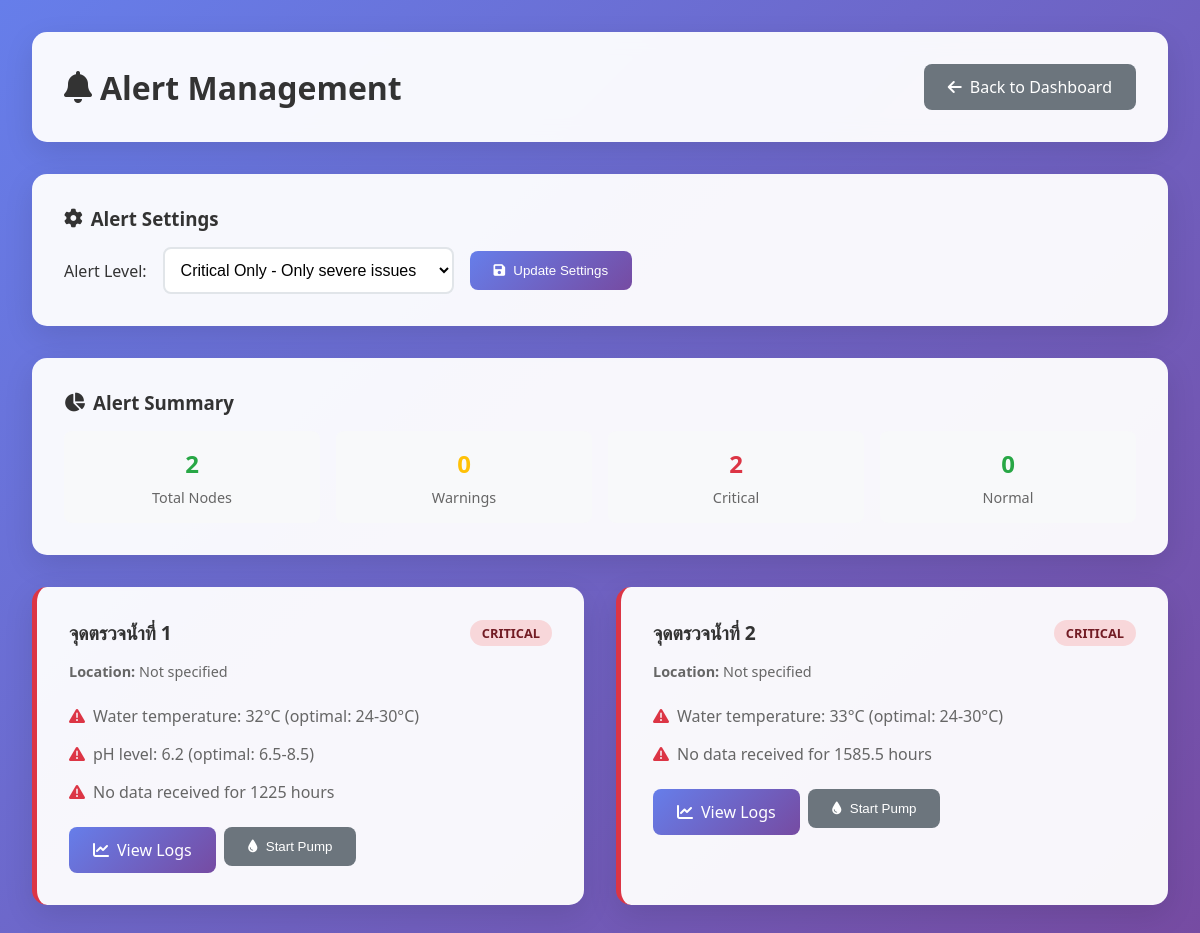
The page /app/alert-management.php (signed in) on the database its author committed.
### tables this page shows
CREATE TABLE `node_farm` (
  `id_node` int(11) NOT NULL COMMENT 'id ของ Node',
  `code_node` varchar(10) NOT NULL COMMENT 'รหัส Node',
  `name_node` varchar(50) NOT NULL COMMENT 'ชื่อโหนด',
  `temp_node` float NOT NULL COMMENT 'อุณหภูมิในอากาศ',
  `hum_node` float NOT NULL COMMENT 'ความชื้นในอากาศ',
  `do_node` float NOT NULL COMMENT 'ค่าออกซิเจนในน้ำ',
  `ph_node` float NOT NULL COMMENT 'ค่า PH ในน้ำ',
  `tempw_node` float NOT NULL COMMENT 'ค่าอุณหภูมิในน้ำ',
  `pump_node` tinyint(1) NOT NULL COMMENT 'สถานะการ เปิด/ปิด ปั๊ม 0 = ปิด, 1 = เปิด',
  `alert_node` tinyint(4) NOT NULL COMMENT 'แจ้งเตือนระดับคุณภาพน้ำ\r\n1 = ปกติ\r\n2 = เฝ้าระวัง\r\n3 = ผิดปกติ 4 = อุปกรณ์ผิดปกติ',
  `laston_node` datetime NOT NULL COMMENT 'เวลาอัพเดทข้อมูลล่าสุด',
  `id_user` int(11) NOT NULL COMMENT 'รหัสผู้ใช้'
);

### model/UserModel.php (called while the page is built, shortened)
<?php
require_once "config.php";
class UserModel {
    private $conn;
    public function __construct() {
        $database = new Database();
        $this->conn = $database->getConnection();
    }
    private function executeQuery($query, $params = []) {
        $stmt = $this->conn->prepare($query);
        foreach ($params as $key => $value) {
            $stmt->bindValue($key, $value);
        }
        $stmt->execute();
        return $stmt;
    }
    public function getUserById($id_user) {
        $query = "SELECT * FROM user_tb WHERE id_user = :id_user";
        $stmt = $this->executeQuery($query, [":id_user" => $id_user]);
        return $stmt->fetch(PDO::FETCH_ASSOC);
    }
}
?>

### model/config.php (called while the page is built, shortened)
<?php
class Database {
    private $host = "localhost";
    private $db_name = "ponglert_tilapia_farm";
    private $username = "root";
    private $password = "";
    public function getConnection() {
        $this->conn = null;
        try {
            $dsn = "mysql:host=" . $this->host . ";dbname=" . $this->db_name . ";charset=utf8mb4";
            $options = [
                PDO::ATTR_PERSISTENT => true,
                PDO::ATTR_ERRMODE => PDO::ERRMODE_EXCEPTION,
                PDO::ATTR_DEFAULT_FETCH_MODE => PDO::FETCH_ASSOC,
                PDO::ATTR_EMULATE_PREPARES => false,
            ];
            $this->conn = new PDO($dsn, $this->username, $this->password, $options);
        } catch (PDOException $e) {
            die("Database connection failed: " . $e->getMessage());
        }
        return $this->conn;
    }
}
?>

### model/NodeModel.php (called while the page is built, shortened)
<?php
require_once "config.php";
class NodeModel {
    private $conn;
    public function __construct() {
        $database = new Database();
        $this->conn = $database->getConnection();
    }
    private function executeQuery($query, $params = []) {
        $stmt = $this->conn->prepare($query);
        foreach ($params as $param => $value) {
            $stmt->bindValue($param, $value);
        }
        $stmt->execute();
        return $stmt;
    }
    public function getAllNode($id_user) {
        $query = "SELECT * FROM node_farm WHERE id_user = :id_user ORDER BY id_node";
        $stmt = $this->executeQuery($query, [":id_user" => $id_user]);
        return $stmt->fetchAll(PDO::FETCH_ASSOC);
    }
}
?>

### app/alert-management.php (the view, shortened to what this page needs)
<?php
require_once "../model/UserModel.php";
require_once "../model/NodeModel.php";
$userModel = new UserModel();
$nodeModel = new NodeModel();
$user_id = $_SESSION['user_id'];
$user = $userModel->getUserById($user_id);
$nodes = $nodeModel->getAllNode($user_id);
$alerts = [];
foreach ($nodes as $node) {
    $status = 'normal';
    $messages = [];
    if ($node['tempw_node'] > 30 || $node['tempw_node'] < 24) {
        $messages[] = "Water temperature: {$node['tempw_node']}°C (optimal: 24-30°C)";
        $status = 'warning';
    }
    if ($node['ph_node'] > 8.5 || $node['ph_node'] < 6.5) {
        $messages[] = "pH level: {$node['ph_node']} (optimal: 6.5-8.5)";
        $status = ($node['ph_node'] > 9 || $node['ph_node'] < 6) ? 'critical' : 'warning';
    }
    $lastUpdate = strtotime($node['laston_node']);
    $timeDiff = time() - $lastUpdate;
    if ($timeDiff > 3600) {
        $messages[] = "No data received for " . round($timeDiff / 3600, 1) . " hours";
        $status = $timeDiff > 86400 ? 'critical' : 'warning';
    }
    if (!empty($messages)) {
        $alerts[] = [
            'node' => $node,
            'status' => $status,
            'messages' => $messages
        ];
    }
}
?>
<!DOCTYPE html>
<html lang="en">
<head>
    <link href="https://cdnjs.cloudflare.com/ajax/libs/font-awesome/6.0.0/css/all.min.css" rel="stylesheet">
</head>
<body>
    <div class="container">
        <div class="header">
            <h1>
                <i class="fas fa-bell"></i>
                Alert Management
            </h1>
            <a href="../dashboard.php" class="btn btn-secondary">
                <i class="fas fa-arrow-left"></i> Back to Dashboard
            </a>
        </div>
        <div class="alert-settings">
            <h3>
                <i class="fas fa-cog"></i>
                Alert Settings
            </h3>
            <form method="POST" class="settings-form">
                <label for="alert_level_user" style="font-weight: 500; color: #333;">Alert Level:</label>
                <select id="alert_level_user" name="alert_level_user" class="form-select">
                    <option value="1" <?php echo ($user['alert_level_user'] ?? '1') == '1' ? 'selected' : ''; ?>>
                        Critical Only - Only severe issues
                    </option>
                </select>
                <button type="submit" class="btn btn-primary">
                    <i class="fas fa-save"></i> Update Settings
                </button>
            </form>
        </div>
        <div class="alert-summary">
            <h3 style="color: #333; margin-bottom: 1rem; display: flex; align-items: center; gap: 0.5rem;">
                <i class="fas fa-chart-pie"></i>
                Alert Summary
            </h3>
            <div class="summary-grid">
                <div class="summary-item">
                    <div class="summary-number" style="color: #28a745;"><?php echo count($nodes); ?></div>
                    <div class="summary-label">Total Nodes</div>
                </div>
                <div class="summary-item">
                    <div class="summary-number" style="color: #ffc107;"><?php echo count(array_filter($alerts, fn($a) => $a['status'] === 'warning')); ?></div>
                    <div class="summary-label">Warnings</div>
                </div>
                <div class="summary-item">
                    <div class="summary-number" style="color: #dc3545;"><?php echo count(array_filter($alerts, fn($a) => $a['status'] === 'critical')); ?></div>
                    <div class="summary-label">Critical</div>
                </div>
                <div class="summary-item">
                    <div class="summary-number" style="color: #28a745;"><?php echo count($nodes) - count($alerts); ?></div>
                    <div class="summary-label">Normal</div>
                </div>
            </div>
        </div>
        <?php if (empty($alerts)): ?>
            <div class="no-alerts">
                <i class="fas fa-check-circle"></i>
                <h2>All Systems Normal</h2>
                <p>No alerts detected. All your sensor nodes are operating within normal parameters.</p>
                <a href="node-management.php" class="btn btn-primary" style="margin-top: 1rem;">
                    <i class="fas fa-eye"></i> View Nodes
                </a>
            </div>
        <?php else: ?>
            <div class="alerts-grid">
                <?php foreach ($alerts as $alert): ?>
                    <div class="alert-card <?php echo $alert['status']; ?>">
                        <div class="alert-header">
                            <h3 class="alert-title">
                                <?php echo htmlspecialchars($alert['node']['name_node'] ?? 'Node ' . $alert['node']['code_node']); ?>
                            </h3>
                            <span class="alert-badge badge-<?php echo $alert['status']; ?>">
                                <?php echo strtoupper($alert['status']); ?>
                            </span>
                        </div>
                        <div style="color: #666; font-size: 0.9rem; margin-bottom: 1rem;">
                            <strong>Location:</strong> <?php echo htmlspecialchars($alert['node']['location_node'] ?? 'Not specified'); ?>
                        </div>
                        <ul class="alert-messages">
                            <?php foreach ($alert['messages'] as $message): ?>
                                <li>
                                    <i class="fas fa-exclamation-triangle"></i>
                                    <?php echo htmlspecialchars($message); ?>
                                </li>
                            <?php endforeach; ?>
                        </ul>
                        <div class="alert-actions">
                            <a href="node-logs.php?id=<?php echo $alert['node']['id_node']; ?>" class="btn btn-primary" target="_blank">
                                <i class="fas fa-chart-line"></i> View Logs
                            </a>
                            <?php if ($alert['node']['pump_node'] == 0 && in_array($alert['status'], ['critical', 'warning'])): ?>
                                <form method="POST" style="display: inline;">
                                    <button type="submit" class="btn btn-secondary" onclick="return confirm('Turn on pump for this node?')">
                                        <i class="fas fa-tint"></i> Start Pump
                                    </button>
                                </form>
                            <?php endif; ?>
                        </div>
                    </div>
                <?php endforeach; ?>
            </div>
        <?php endif; ?>
    </div>
</body>
</html>

### app/alert-management.php (style rules this page uses)
* { margin: 0; padding: 0; box-sizing: border-box; }
body { font-family: 'Segoe UI', Tahoma, Geneva, Verdana, sans-serif; background: linear-gradient(135deg, #667eea 0%, #764ba2 100%); min-height: 100vh; padding: 2rem; }
.container { max-width: 1200px; margin: 0 auto; }
.header { background: rgba(255, 255, 255, 0.95); backdrop-filter: blur(10px); border-radius: 15px; padding: 2rem; margin-bottom: 2rem; box-shadow: 0 10px 30px rgba(0, 0, 0, 0.1); display: flex; justify-content: space-between; align-items: center; }
.header h1 { color: #333; display: flex; align-items: center; gap: 0.5rem; }
.alert-settings { background: rgba(255, 255, 255, 0.95); border-radius: 15px; padding: 2rem; margin-bottom: 2rem; box-shadow: 0 10px 30px rgba(0, 0, 0, 0.1); }
.alert-settings h3 { color: #333; margin-bottom: 1rem; display: flex; align-items: center; gap: 0.5rem; }
.settings-form { display: flex; align-items: center; gap: 1rem; flex-wrap: wrap; }
.form-select { padding: 0.75rem; border: 2px solid #e1e5e9; border-radius: 8px; font-size: 1rem; background: white; }
.btn { padding: 0.75rem 1.5rem; border: none; border-radius: 8px; cursor: pointer; font-weight: 500; text-decoration: none; display: inline-flex; align-items: center; gap: 0.5rem; transition: all 0.3s ease; }
.btn-primary { background: linear-gradient(135deg, #667eea, #764ba2); color: white; }
.btn-secondary { background: #6c757d; color: white; }
.alerts-grid { display: grid; grid-template-columns: repeat(auto-fill, minmax(400px, 1fr)); gap: 2rem; }
.alert-card { background: rgba(255, 255, 255, 0.95); border-radius: 15px; padding: 2rem; box-shadow: 0 10px 30px rgba(0, 0, 0, 0.1); border-left: 5px solid #ccc; }
.alert-card.critical { border-left-color: #dc3545; }
.alert-header { display: flex; justify-content: space-between; align-items: center; margin-bottom: 1rem; }
.alert-title { color: #333; font-size: 1.2rem; font-weight: 600; }
.alert-badge { padding: 0.25rem 0.75rem; border-radius: 15px; font-size: 0.8rem; font-weight: 600; }
.badge-critical { background: #f8d7da; color: #721c24; }
.alert-messages { list-style: none; margin: 1rem 0; }
.alert-messages li { padding: 0.5rem 0; color: #666; display: flex; align-items: center; gap: 0.5rem; }
.alert-messages li i { color: #dc3545; }
.alert-actions { display: flex; gap: 0.5rem; margin-top: 1rem; }
.alert-summary { background: rgba(255, 255, 255, 0.95); border-radius: 15px; padding: 2rem; margin-bottom: 2rem; box-shadow: 0 10px 30px rgba(0, 0, 0, 0.1); }
.summary-grid { display: grid; grid-template-columns: repeat(auto-fit, minmax(150px, 1fr)); gap: 1rem; }
.summary-item { text-align: center; padding: 1rem; background: #f8f9fa; border-radius: 8px; }
.summary-number { font-size: 1.5rem; font-weight: 700; margin-bottom: 0.5rem; }
.summary-label { color: #666; font-size: 0.9rem; }

### rows shown on the page
node_farm: name_node "จุดตรวจน้ำที่ 1", pump_node 0 (drawn)
node_farm: name_node "จุดตรวจน้ำที่ 2", pump_node 0 (drawn)

### other values the page prints
count($nodes) "2"
count(array_filter($alerts, fn($a) => $a['status'] === 'warning')) "0"
count(array_filter($alerts, fn($a) => $a['status'] === 'critical')) "2"
count($nodes) - count($alerts) "0"
$alert['status'] "CRITICAL"
$alert['node']['location_node'] "Not specified"
$message "Water temperature: 32°C (optimal: 24-30°C)"
$message "pH level: 6.2 (optimal: 6.5-8.5)"
$message "No data received for 1225 hours"
$message "Water temperature: 33°C (optimal: 24-30°C)"
$message "No data received for 1585.5 hours"
